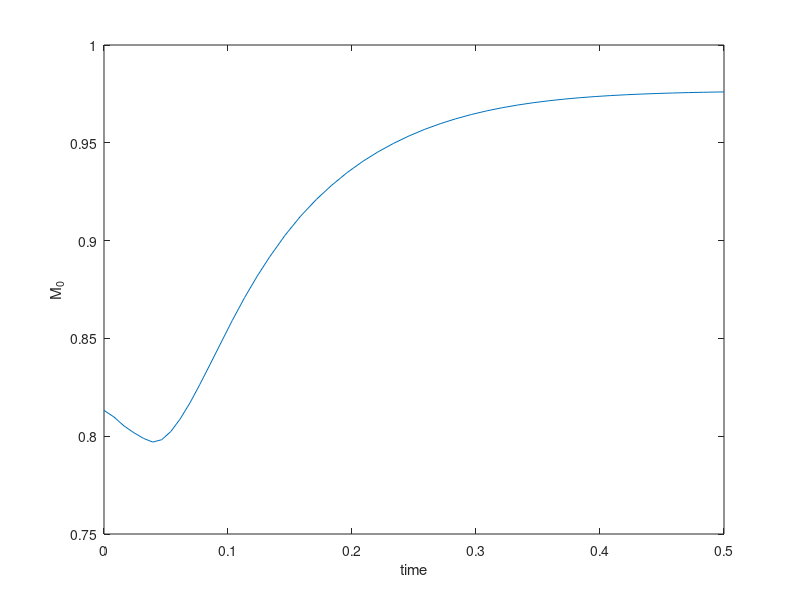
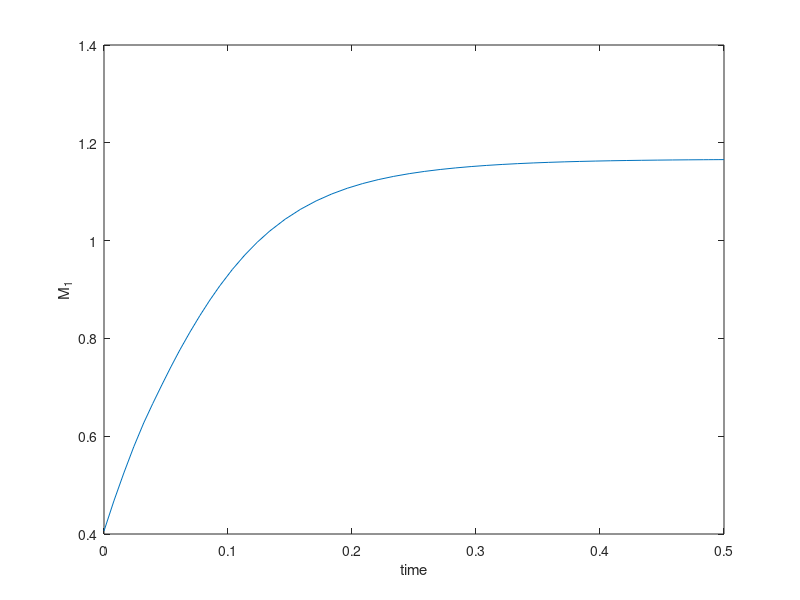
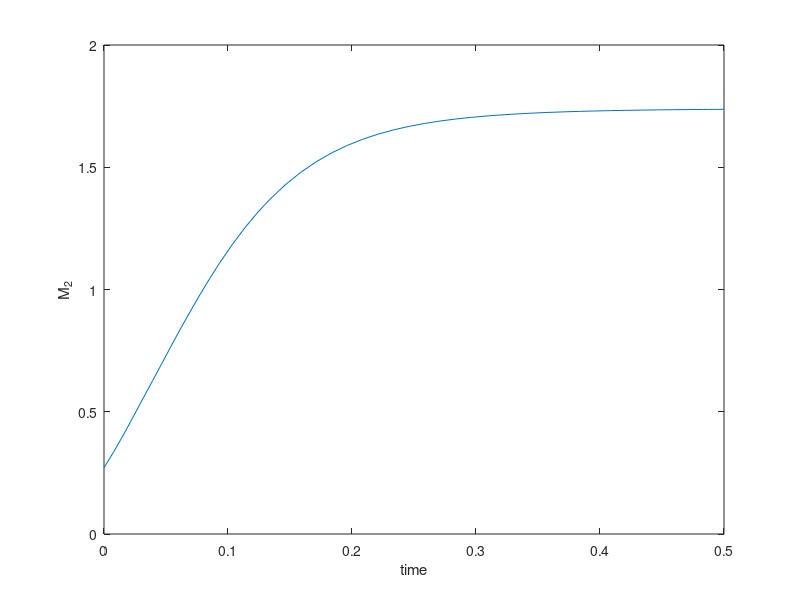
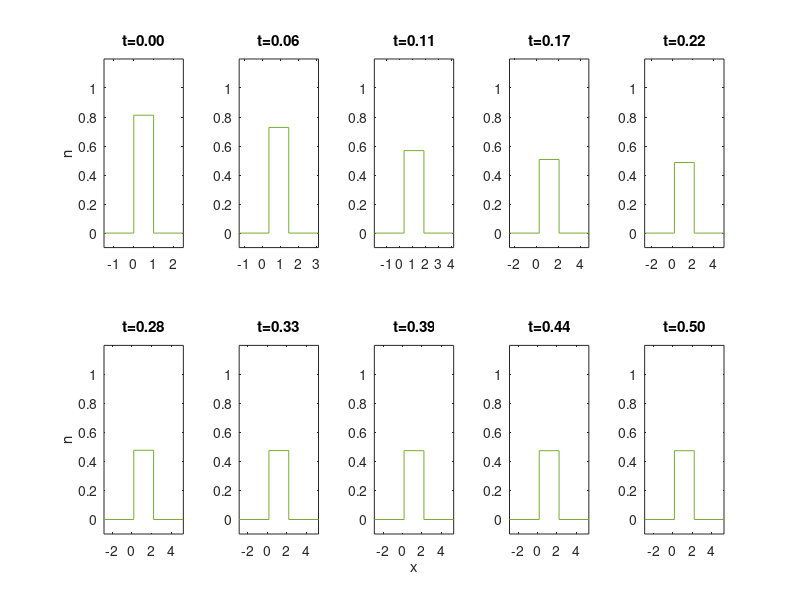

MATLAB code to generate these figures, in order:
% code to reproduce uniform distribution approximation from Math. Biosci. 239 2020:108444
% (Generalized distribution-moment approximation for kinetic theories of muscular contraction)
% GM Donovan
% g.donovan@auckland.ac.nz

function DM_linear
close all
clear all

% for constant stretch (Figs 2 & 3), change sign of v as required
%if(1==0)
vconst=-10; % +/-
param.v=@(x)vconst;
%end

% for oscillations (Fig 4)
% if(1==1)
% v0=25;
% om=50;
% param.v=@(t) v0*sin(om*t);
% end

% binding functions
f1=43.3;
g1=10;
g2=209;
f=@(x) 0 + (x>0 & x<1).*(f1*x);
g=@(x) g2*(x<=0) + g1*x.*(x>0);
n0=@(x) f(x)./(f(x)+g(x));

% time domain for integration
tmax=0.5; % in s

% parameters into a structure so that they're accessible to the sub-functions
param.h=1;
param.g1=g1;
param.g2=g2;
param.g3=0;
param.f1=f1;

% moments of f. for piecewise linear f you could of course write them explicitly rather than calculate by quadrature. 
xv_orig=linspace(-1,3,1000);
param.b0=trapz(xv_orig,f(xv_orig));
param.b1=trapz(xv_orig,xv_orig.*f(xv_orig));
param.b2=trapz(xv_orig,xv_orig.^2.*f(xv_orig));

cb=colormap('lines').';

% moments of (steady-state) IC
M0_0=trapz(xv_orig,n0(xv_orig));
M1_0=trapz(xv_orig,xv_orig.*n0(xv_orig));
M2_0=trapz(xv_orig,(xv_orig).^2.*n0(xv_orig));

% into a vector
Mbar=[M0_0 M1_0 M2_0];

% integrate
%[tout,yout]=ode45(@(t,y)DMuni_rhs(t,y,param),[0 tvals(end)],Mbar);
[tout,yout]=ode45(@(t,y)DMuni_rhs(t,y,param),[0 tmax],Mbar);

% store
DMuni.t=tout;
DMuni.y=yout;

% plot
for qq=1:3
figure(qq)
plot(tout,yout(:,qq),'-')
hold on
ylabel(sprintf('M_%d',qq-1))
xlabel('time')
end

% plot the distributions

% set up the subplots
N=10;
sp1=2;
sp2=5;

figure

ttargs=linspace(0,tmax,N);

for qq=1:N
        subplot(sp1,sp2,qq)

        [~,thisind]=min(abs(DMuni.t(:)-ttargs(qq)));
        thisy=DMuni.y(thisind,:);
        M0=thisy(1);
        M1=thisy(2);
        M2=thisy(3);
        a=M1/M0;
        b=(sqrt(3)/M0)*sqrt(M0*M2-M1^2);
        c=(M0^2)/(2*sqrt(3)*sqrt(M0*M2-M1^2));

        plot([a-5*b a-b a-b a+b a+b a+5*b],[0 0 c c 0 0],'color',cb(:,5))
        ax=axis;
        ax(1)=a-4*b;
        ax(2)=a+4*b;
        ax(3)=-0.1;
        ax(4)=1.2;
        axis(ax);
        title(sprintf('t=%0.2f',ttargs(qq)))
end

% labels
subplot(sp1,sp2,1)
ylabel('n')
subplot(sp1,sp2,6)
ylabel('n')
subplot(sp1,sp2,8)
xlabel('x')
subplot(sp1,sp2,10)

end

%% -------------------------------------------------------
function [rhs] = DMuni_rhs(t,y,param)

rhs=0*y; % get the rightshape

M0=y(1);
M1=y(2);
M2=y(3);

% J is implemented in terms of a,b,c instead of M0,M1,M2. (height c between a and b). so get those first
a=M1/M0;
b=(sqrt(3)/M0)*sqrt(M0*M2-M1^2);
c=(M0^2)/(2*sqrt(3)*sqrt(M0*M2-M1^2));

% now the phis
lam=0;
phi0=(param.g2*Juni(lam,a,b,c,-Inf,0) + (param.f1+param.g1)*Juni(lam+1,a,b,c,0,1) + (param.g1+param.g3)*Juni(lam+1,a,b,c,1,Inf) - param.g3*Juni(lam,a,b,c,1,Inf)  );
lam=1;
phi1=(param.g2*Juni(lam,a,b,c,-Inf,0) + (param.f1+param.g1)*Juni(lam+1,a,b,c,0,1) + (param.g1+param.g3)*Juni(lam+1,a,b,c,1,Inf) - param.g3*Juni(lam,a,b,c,1,Inf)  );
lam=2;
phi2=(param.g2*Juni(lam,a,b,c,-Inf,0) + (param.f1+param.g1)*Juni(lam+1,a,b,c,0,1) + (param.g1+param.g3)*Juni(lam+1,a,b,c,1,Inf) - param.g3*Juni(lam,a,b,c,1,Inf)  );

% now the system right-hand side
rhs(1) = param.b0 - phi0;
rhs(2) = param.b1 - phi1 - param.v(t)*y(1);
rhs(3) = param.b2 - phi2 - 2*param.v(t)*y(2);
end

%% -----------------------------------------------------
function z=Juni(lam,a,b,c,alph,bet)
f=@(x) (c/(lam+1))*(x.^(lam+1));
z= f( max( min(a+b,bet),a-b)) - f(min(max(a-b,alph),a+b));
end
